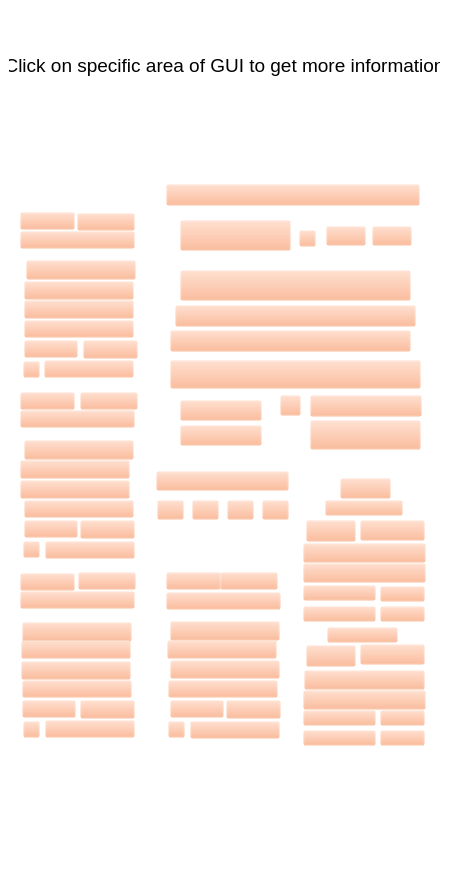
   <widget class="caFrame" name="caframe_4">
    <property name="geometry">
     <rect>
      <x>310</x>
      <y>0</y>
      <width>451</width>
      <height>871</height>
     </rect>
    </property>
    <property name="styleSheet">
     <string notr="true">background-color: rgba(255, 170, 127, 0); color: rgba(0, 0, 0, 255);</string>
    </property>
    <widget class="caMessageButton" name="camessagebutton_63">
     <property name="geometry">
      <rect>
       <x>20</x>
       <y>212</y>
       <width>55</width>
       <height>18</height>
      </rect>
     </property>
     <property name="styleSheet">
      <string notr="true">background-color: rgba(255, 170, 127, 0); color: rgba(0, 0, 0, 255);</string>
     </property>
    </widget>
    <widget class="caMessageButton" name="camessagebutton_27">
     <property name="geometry">
      <rect>
       <x>77</x>
       <y>213</y>
       <width>58</width>
       <height>18</height>
      </rect>
     </property>
     <property name="styleSheet">
      <string notr="true">background-color: rgba(255, 170, 127, 0); color: rgba(0, 0, 0, 255);</string>
     </property>
    </widget>
    <widget class="caMessageButton" name="camessagebutton_28">
     <property name="geometry">
      <rect>
       <x>20</x>
       <y>231</y>
       <width>115</width>
       <height>18</height>
      </rect>
     </property>
     <property name="styleSheet">
      <string notr="true">background-color: rgba(255, 170, 127, 0); color: rgba(0, 0, 0, 255);</string>
     </property>
    </widget>
    <widget class="caMessageButton" name="camessagebutton_29">
     <property name="geometry">
      <rect>
       <x>26</x>
       <y>260</y>
       <width>110</width>
       <height>20</height>
      </rect>
     </property>
     <property name="styleSheet">
      <string notr="true">background-color: rgba(255, 170, 127, 0); color: rgba(0, 0, 0, 255);</string>
     </property>
    </widget>
    <widget class="caMessageButton" name="camessagebutton_30">
     <property name="geometry">
      <rect>
       <x>24</x>
       <y>281</y>
       <width>110</width>
       <height>19</height>
      </rect>
     </property>
     <property name="styleSheet">
      <string notr="true">background-color: rgba(255, 170, 127, 0); color: rgba(0, 0, 0, 255);</string>
     </property>
    </widget>
    <widget class="caMessageButton" name="camessagebutton_31">
     <property name="geometry">
      <rect>
       <x>24</x>
       <y>300</y>
       <width>110</width>
       <height>19</height>
      </rect>
     </property>
     <property name="styleSheet">
      <string notr="true">background-color: rgba(255, 170, 127, 0); color: rgba(0, 0, 0, 255);</string>
     </property>
    </widget>
    <widget class="caMessageButton" name="camessagebutton_32">
     <property name="geometry">
      <rect>
       <x>24</x>
       <y>320</y>
       <width>110</width>
       <height>18</height>
      </rect>
     </property>
     <property name="styleSheet">
      <string notr="true">background-color: rgba(255, 170, 127, 0); color: rgba(0, 0, 0, 255);</string>
     </property>
    </widget>
    <widget class="caMessageButton" name="camessagebutton_33">
     <property name="geometry">
      <rect>
       <x>24</x>
       <y>340</y>
       <width>54</width>
       <height>18</height>
      </rect>
     </property>
     <property name="styleSheet">
      <string notr="true">background-color: rgba(255, 170, 127, 0); color: rgba(0, 0, 0, 255);</string>
     </property>
    </widget>
    <widget class="caMessageButton" name="camessagebutton_34">
     <property name="geometry">
      <rect>
       <x>83</x>
       <y>340</y>
       <width>55</width>
       <height>19</height>
      </rect>
     </property>
     <property name="styleSheet">
      <string notr="true">background-color: rgba(255, 170, 127, 0); color: rgba(0, 0, 0, 255);</string>
     </property>
    </widget>
    <widget class="caMessageButton" name="camessagebutton_35">
     <property name="geometry">
      <rect>
       <x>23</x>
       <y>361</y>
       <width>17</width>
       <height>17</height>
      </rect>
     </property>
     <property name="styleSheet">
      <string notr="true">background-color: rgba(255, 170, 127, 0); color: rgba(0, 0, 0, 255);</string>
     </property>
    </widget>
    <widget class="caMessageButton" name="camessagebutton_36">
     <property name="geometry">
      <rect>
       <x>44</x>
       <y>360</y>
       <width>90</width>
       <height>18</height>
      </rect>
     </property>
     <property name="styleSheet">
      <string notr="true">background-color: rgba(255, 170, 127, 0); color: rgba(0, 0, 0, 255);</string>
     </property>
    </widget>
    <widget class="caMessageButton" name="camessagebutton_64">
     <property name="geometry">
      <rect>
       <x>20</x>
       <y>392</y>
       <width>55</width>
       <height>18</height>
      </rect>
     </property>
     <property name="styleSheet">
      <string notr="true">background-color: rgba(255, 170, 127, 0); color: rgba(0, 0, 0, 255);</string>
     </property>
    </widget>
    <widget class="caMessageButton" name="camessagebutton_45">
     <property name="geometry">
      <rect>
       <x>80</x>
       <y>392</y>
       <width>58</width>
       <height>18</height>
      </rect>
     </property>
     <property name="styleSheet">
      <string notr="true">background-color: rgba(255, 170, 127, 0); color: rgba(0, 0, 0, 255);</string>
     </property>
    </widget>
    <widget class="caMessageButton" name="camessagebutton_46">
     <property name="geometry">
      <rect>
       <x>20</x>
       <y>410</y>
       <width>115</width>
       <height>18</height>
      </rect>
     </property>
     <property name="styleSheet">
      <string notr="true">background-color: rgba(255, 170, 127, 0); color: rgba(0, 0, 0, 255);</string>
     </property>
    </widget>
    <widget class="caMessageButton" name="camessagebutton_47">
     <property name="geometry">
      <rect>
       <x>24</x>
       <y>440</y>
       <width>110</width>
       <height>20</height>
      </rect>
     </property>
     <property name="styleSheet">
      <string notr="true">background-color: rgba(255, 170, 127, 0); color: rgba(0, 0, 0, 255);</string>
     </property>
    </widget>
    <widget class="caMessageButton" name="camessagebutton_48">
     <property name="geometry">
      <rect>
       <x>20</x>
       <y>460</y>
       <width>110</width>
       <height>19</height>
      </rect>
     </property>
     <property name="styleSheet">
      <string notr="true">background-color: rgba(255, 170, 127, 0); color: rgba(0, 0, 0, 255);</string>
     </property>
    </widget>
    <widget class="caMessageButton" name="camessagebutton_49">
     <property name="geometry">
      <rect>
       <x>20</x>
       <y>480</y>
       <width>110</width>
       <height>19</height>
      </rect>
     </property>
     <property name="styleSheet">
      <string notr="true">background-color: rgba(255, 170, 127, 0); color: rgba(0, 0, 0, 255);</string>
     </property>
    </widget>
    <widget class="caMessageButton" name="camessagebutton_50">
     <property name="geometry">
      <rect>
       <x>24</x>
       <y>500</y>
       <width>110</width>
       <height>18</height>
      </rect>
     </property>
     <property name="styleSheet">
      <string notr="true">background-color: rgba(255, 170, 127, 0); color: rgba(0, 0, 0, 255);</string>
     </property>
    </widget>
    <widget class="caMessageButton" name="camessagebutton_51">
     <property name="geometry">
      <rect>
       <x>24</x>
       <y>520</y>
       <width>54</width>
       <height>18</height>
      </rect>
     </property>
     <property name="styleSheet">
      <string notr="true">background-color: rgba(255, 170, 127, 0); color: rgba(0, 0, 0, 255);</string>
     </property>
    </widget>
    <widget class="caMessageButton" name="camessagebutton_52">
     <property name="geometry">
      <rect>
       <x>80</x>
       <y>520</y>
       <width>55</width>
       <height>19</height>
      </rect>
     </property>
     <property name="styleSheet">
      <string notr="true">background-color: rgba(255, 170, 127, 0); color: rgba(0, 0, 0, 255);</string>
     </property>
    </widget>
    <widget class="caMessageButton" name="camessagebutton_53">
     <property name="geometry">
      <rect>
       <x>23</x>
       <y>541</y>
       <width>17</width>
       <height>17</height>
      </rect>
     </property>
     <property name="styleSheet">
      <string notr="true">background-color: rgba(255, 170, 127, 0); color: rgba(0, 0, 0, 255);</string>
     </property>
    </widget>
    <widget class="caMessageButton" name="camessagebutton_54">
     <property name="geometry">
      <rect>
       <x>45</x>
       <y>541</y>
       <width>90</width>
       <height>18</height>
      </rect>
     </property>
     <property name="styleSheet">
      <string notr="true">background-color: rgba(255, 170, 127, 0); color: rgba(0, 0, 0, 255);</string>
     </property>
    </widget>
    <widget class="caMessageButton" name="camessagebutton_65">
     <property name="geometry">
      <rect>
       <x>20</x>
       <y>573</y>
       <width>55</width>
       <height>18</height>
      </rect>
     </property>
     <property name="styleSheet">
      <string notr="true">background-color: rgba(255, 170, 127, 0); color: rgba(0, 0, 0, 255);</string>
     </property>
    </widget>
    <widget class="caMessageButton" name="camessagebutton_66">
     <property name="geometry">
      <rect>
       <x>166</x>
       <y>572</y>
       <width>55</width>
       <height>18</height>
      </rect>
     </property>
     <property name="styleSheet">
      <string notr="true">background-color: rgba(255, 170, 127, 0); color: rgba(0, 0, 0, 255);</string>
     </property>
    </widget>
    <widget class="caMessageButton" name="camessagebutton_55">
     <property name="geometry">
      <rect>
       <x>78</x>
       <y>572</y>
       <width>58</width>
       <height>18</height>
      </rect>
     </property>
     <property name="styleSheet">
      <string notr="true">background-color: rgba(255, 170, 127, 0); color: rgba(0, 0, 0, 255);</string>
     </property>
    </widget>
    <widget class="caMessageButton" name="camessagebutton_56">
     <property name="geometry">
      <rect>
       <x>220</x>
       <y>572</y>
       <width>58</width>
       <height>18</height>
      </rect>
     </property>
     <property name="styleSheet">
      <string notr="true">background-color: rgba(255, 170, 127, 0); color: rgba(0, 0, 0, 255);</string>
     </property>
    </widget>
    <widget class="caMessageButton" name="camessagebutton_57">
     <property name="geometry">
      <rect>
       <x>20</x>
       <y>591</y>
       <width>115</width>
       <height>18</height>
      </rect>
     </property>
     <property name="styleSheet">
      <string notr="true">background-color: rgba(255, 170, 127, 0); color: rgba(0, 0, 0, 255);</string>
     </property>
    </widget>
    <widget class="caMessageButton" name="camessagebutton_58">
     <property name="geometry">
      <rect>
       <x>166</x>
       <y>592</y>
       <width>115</width>
       <height>18</height>
      </rect>
     </property>
     <property name="styleSheet">
      <string notr="true">background-color: rgba(255, 170, 127, 0); color: rgba(0, 0, 0, 255);</string>
     </property>
    </widget>
    <widget class="caMessageButton" name="camessagebutton_59">
     <property name="geometry">
      <rect>
       <x>22</x>
       <y>622</y>
       <width>110</width>
       <height>20</height>
      </rect>
     </property>
     <property name="styleSheet">
      <string notr="true">background-color: rgba(255, 170, 127, 0); color: rgba(0, 0, 0, 255);</string>
     </property>
    </widget>
    <widget class="caMessageButton" name="camessagebutton_60">
     <property name="geometry">
      <rect>
       <x>170</x>
       <y>621</y>
       <width>110</width>
       <height>20</height>
      </rect>
     </property>
     <property name="styleSheet">
      <string notr="true">background-color: rgba(255, 170, 127, 0); color: rgba(0, 0, 0, 255);</string>
     </property>
    </widget>
    <widget class="caMessageButton" name="camessagebutton_61">
     <property name="geometry">
      <rect>
       <x>21</x>
       <y>640</y>
       <width>110</width>
       <height>19</height>
      </rect>
     </property>
     <property name="styleSheet">
      <string notr="true">background-color: rgba(255, 170, 127, 0); color: rgba(0, 0, 0, 255);</string>
     </property>
    </widget>
    <widget class="caMessageButton" name="camessagebutton_62">
     <property name="geometry">
      <rect>
       <x>167</x>
       <y>640</y>
       <width>110</width>
       <height>19</height>
      </rect>
     </property>
     <property name="styleSheet">
      <string notr="true">background-color: rgba(255, 170, 127, 0); color: rgba(0, 0, 0, 255);</string>
     </property>
    </widget>
    <widget class="caMessageButton" name="camessagebutton_67">
     <property name="geometry">
      <rect>
       <x>21</x>
       <y>661</y>
       <width>110</width>
       <height>19</height>
      </rect>
     </property>
     <property name="styleSheet">
      <string notr="true">background-color: rgba(255, 170, 127, 0); color: rgba(0, 0, 0, 255);</string>
     </property>
    </widget>
    <widget class="caMessageButton" name="camessagebutton_68">
     <property name="geometry">
      <rect>
       <x>170</x>
       <y>660</y>
       <width>110</width>
       <height>19</height>
      </rect>
     </property>
     <property name="styleSheet">
      <string notr="true">background-color: rgba(255, 170, 127, 0); color: rgba(0, 0, 0, 255);</string>
     </property>
    </widget>
    <widget class="caMessageButton" name="camessagebutton_69">
     <property name="geometry">
      <rect>
       <x>22</x>
       <y>680</y>
       <width>110</width>
       <height>18</height>
      </rect>
     </property>
     <property name="styleSheet">
      <string notr="true">background-color: rgba(255, 170, 127, 0); color: rgba(0, 0, 0, 255);</string>
     </property>
    </widget>
    <widget class="caMessageButton" name="camessagebutton_70">
     <property name="geometry">
      <rect>
       <x>168</x>
       <y>680</y>
       <width>110</width>
       <height>18</height>
      </rect>
     </property>
     <property name="styleSheet">
      <string notr="true">background-color: rgba(255, 170, 127, 0); color: rgba(0, 0, 0, 255);</string>
     </property>
    </widget>
    <widget class="caMessageButton" name="camessagebutton_71">
     <property name="geometry">
      <rect>
       <x>22</x>
       <y>700</y>
       <width>54</width>
       <height>18</height>
      </rect>
     </property>
     <property name="styleSheet">
      <string notr="true">background-color: rgba(255, 170, 127, 0); color: rgba(0, 0, 0, 255);</string>
     </property>
    </widget>
    <widget class="caMessageButton" name="camessagebutton_72">
     <property name="geometry">
      <rect>
       <x>80</x>
       <y>700</y>
       <width>55</width>
       <height>19</height>
      </rect>
     </property>
     <property name="styleSheet">
      <string notr="true">background-color: rgba(255, 170, 127, 0); color: rgba(0, 0, 0, 255);</string>
     </property>
    </widget>
    <widget class="caMessageButton" name="camessagebutton_73">
     <property name="geometry">
      <rect>
       <x>23</x>
       <y>721</y>
       <width>17</width>
       <height>17</height>
      </rect>
     </property>
     <property name="styleSheet">
      <string notr="true">background-color: rgba(255, 170, 127, 0); color: rgba(0, 0, 0, 255);</string>
     </property>
    </widget>
    <widget class="caMessageButton" name="camessagebutton_74">
     <property name="geometry">
      <rect>
       <x>45</x>
       <y>720</y>
       <width>90</width>
       <height>18</height>
      </rect>
     </property>
     <property name="styleSheet">
      <string notr="true">background-color: rgba(255, 170, 127, 0); color: rgba(0, 0, 0, 255);</string>
     </property>
    </widget>
    <widget class="caMessageButton" name="camessagebutton_75">
     <property name="geometry">
      <rect>
       <x>170</x>
       <y>700</y>
       <width>54</width>
       <height>18</height>
      </rect>
     </property>
     <property name="styleSheet">
      <string notr="true">background-color: rgba(255, 170, 127, 0); color: rgba(0, 0, 0, 255);</string>
     </property>
    </widget>
    <widget class="caMessageButton" name="camessagebutton_76">
     <property name="geometry">
      <rect>
       <x>226</x>
       <y>700</y>
       <width>55</width>
       <height>19</height>
      </rect>
     </property>
     <property name="styleSheet">
      <string notr="true">background-color: rgba(255, 170, 127, 0); color: rgba(0, 0, 0, 255);</string>
     </property>
    </widget>
    <widget class="caMessageButton" name="camessagebutton_77">
     <property name="geometry">
      <rect>
       <x>168</x>
       <y>721</y>
       <width>17</width>
       <height>17</height>
      </rect>
     </property>
     <property name="styleSheet">
      <string notr="true">background-color: rgba(255, 170, 127, 0); color: rgba(0, 0, 0, 255);</string>
     </property>
    </widget>
    <widget class="caMessageButton" name="camessagebutton_78">
     <property name="geometry">
      <rect>
       <x>190</x>
       <y>721</y>
       <width>90</width>
       <height>18</height>
      </rect>
     </property>
     <property name="styleSheet">
      <string notr="true">background-color: rgba(255, 170, 127, 0); color: rgba(0, 0, 0, 255);</string>
     </property>
    </widget>
    <widget class="caMessageButton" name="camessagebutton_79">
     <property name="geometry">
      <rect>
       <x>156</x>
       <y>471</y>
       <width>133</width>
       <height>20</height>
      </rect>
     </property>
     <property name="styleSheet">
      <string notr="true">&lt;?xml version=&quot;1.0&quot; encoding=&quot;UTF-8&quot;?&gt;
&lt;ui version=&quot;4.0&quot;&gt;
 &lt;widget name=&quot;__qt_fake_top_level&quot;&gt;
  &lt;widget class=&quot;caMessageButton&quot; name=&quot;camessagebutton_54&quot;&gt;
   &lt;property name=&quot;geometry&quot;&gt;
    &lt;rect&gt;
     &lt;x&gt;45&lt;/x&gt;
     &lt;y&gt;541&lt;/y&gt;
     &lt;width&gt;90&lt;/width&gt;
     &lt;height&gt;18&lt;/height&gt;
    &lt;/rect&gt;
   &lt;/property&gt;
   &lt;property name=&quot;styleSheet&quot;&gt;
    &lt;string notr=&quot;true&quot;&gt;background-color: rgba(255, 170, 127, 0); color: rgba(0, 0, 0, 255);&lt;/string&gt;
   &lt;/property&gt;
  &lt;/widget&gt;
 &lt;/widget&gt;
 &lt;customwidgets&gt;
  &lt;customwidget&gt;
   &lt;class&gt;caMessageButton&lt;/class&gt;
   &lt;extends&gt;QPushButton&lt;/extends&gt;
   &lt;header&gt;caMessageButton&lt;/header&gt;
  &lt;/customwidget&gt;
 &lt;/customwidgets&gt;
 &lt;resources/&gt;
&lt;/ui&gt;
</string>
     </property>
    </widget>
    <widget class="caMessageButton" name="camessagebutton_80">
     <property name="geometry">
      <rect>
       <x>157</x>
       <y>500</y>
       <width>27</width>
       <height>20</height>
      </rect>
     </property>
     <property name="styleSheet">
      <string notr="true"/>
     </property>
    </widget>
    <widget class="caMessageButton" name="camessagebutton_81">
     <property name="geometry">
      <rect>
       <x>192</x>
       <y>500</y>
       <width>27</width>
       <height>20</height>
      </rect>
     </property>
     <property name="styleSheet">
      <string notr="true"/>
     </property>
    </widget>
    <widget class="caMessageButton" name="camessagebutton_82">
     <property name="geometry">
      <rect>
       <x>227</x>
       <y>500</y>
       <width>27</width>
       <height>20</height>
      </rect>
     </property>
     <property name="styleSheet">
      <string notr="true"/>
     </property>
    </widget>
    <widget class="caMessageButton" name="camessagebutton_83">
     <property name="geometry">
      <rect>
       <x>262</x>
       <y>500</y>
       <width>27</width>
       <height>20</height>
      </rect>
     </property>
     <property name="styleSheet">
      <string notr="true"/>
     </property>
    </widget>
    <widget class="caMessageButton" name="camessagebutton_84">
     <property name="geometry">
      <rect>
       <x>166</x>
       <y>184</y>
       <width>254</width>
       <height>22</height>
      </rect>
     </property>
     <property name="styleSheet">
      <string notr="true"/>
     </property>
    </widget>
    <widget class="caMessageButton" name="camessagebutton_85">
     <property name="geometry">
      <rect>
       <x>180</x>
       <y>220</y>
       <width>111</width>
       <height>31</height>
      </rect>
     </property>
     <property name="styleSheet">
      <string notr="true"/>
     </property>
    </widget>
    <widget class="caMessageButton" name="camessagebutton_86">
     <property name="geometry">
      <rect>
       <x>299</x>
       <y>230</y>
       <width>17</width>
       <height>17</height>
      </rect>
     </property>
     <property name="styleSheet">
      <string notr="true"/>
     </property>
    </widget>
    <widget class="caMessageButton" name="camessagebutton_87">
     <property name="geometry">
      <rect>
       <x>326</x>
       <y>226</y>
       <width>40</width>
       <height>20</height>
      </rect>
     </property>
     <property name="styleSheet">
      <string notr="true"/>
     </property>
    </widget>
    <widget class="caMessageButton" name="camessagebutton_88">
     <property name="geometry">
      <rect>
       <x>372</x>
       <y>226</y>
       <width>40</width>
       <height>20</height>
      </rect>
     </property>
     <property name="styleSheet">
      <string notr="true"/>
     </property>
    </widget>
    <widget class="caMessageButton" name="camessagebutton_89">
     <property name="geometry">
      <rect>
       <x>180</x>
       <y>270</y>
       <width>231</width>
       <height>31</height>
      </rect>
     </property>
     <property name="styleSheet">
      <string notr="true"/>
     </property>
    </widget>
    <widget class="caMessageButton" name="camessagebutton_90">
     <property name="geometry">
      <rect>
       <x>175</x>
       <y>305</y>
       <width>241</width>
       <height>22</height>
      </rect>
     </property>
     <property name="styleSheet">
      <string notr="true"/>
     </property>
    </widget>
    <widget class="caMessageButton" name="camessagebutton_91">
     <property name="geometry">
      <rect>
       <x>170</x>
       <y>330</y>
       <width>241</width>
       <height>22</height>
      </rect>
     </property>
     <property name="styleSheet">
      <string notr="true"/>
     </property>
    </widget>
    <widget class="caMessageButton" name="camessagebutton_92">
     <property name="geometry">
      <rect>
       <x>170</x>
       <y>360</y>
       <width>251</width>
       <height>29</height>
      </rect>
     </property>
     <property name="styleSheet">
      <string notr="true"/>
     </property>
    </widget>
    <widget class="caMessageButton" name="camessagebutton_93">
     <property name="geometry">
      <rect>
       <x>180</x>
       <y>400</y>
       <width>82</width>
       <height>21</height>
      </rect>
     </property>
     <property name="styleSheet">
      <string notr="true"/>
     </property>
    </widget>
    <widget class="caMessageButton" name="camessagebutton_94">
     <property name="geometry">
      <rect>
       <x>180</x>
       <y>425</y>
       <width>82</width>
       <height>21</height>
      </rect>
     </property>
     <property name="styleSheet">
      <string notr="true"/>
     </property>
    </widget>
    <widget class="caMessageButton" name="camessagebutton_95">
     <property name="geometry">
      <rect>
       <x>280</x>
       <y>395</y>
       <width>21</width>
       <height>21</height>
      </rect>
     </property>
     <property name="styleSheet">
      <string notr="true"/>
     </property>
    </widget>
    <widget class="caMessageButton" name="camessagebutton_96">
     <property name="geometry">
      <rect>
       <x>310</x>
       <y>395</y>
       <width>112</width>
       <height>22</height>
      </rect>
     </property>
     <property name="styleSheet">
      <string notr="true"/>
     </property>
    </widget>
    <widget class="caMessageButton" name="camessagebutton_97">
     <property name="geometry">
      <rect>
       <x>310</x>
       <y>420</y>
       <width>111</width>
       <height>30</height>
      </rect>
     </property>
     <property name="styleSheet">
      <string notr="true"/>
     </property>
    </widget>
    <widget class="caMessageButton" name="camessagebutton_98">
     <property name="geometry">
      <rect>
       <x>340</x>
       <y>478</y>
       <width>51</width>
       <height>21</height>
      </rect>
     </property>
     <property name="styleSheet">
      <string notr="true"/>
     </property>
    </widget>
    <widget class="caMessageButton" name="camessagebutton_99">
     <property name="geometry">
      <rect>
       <x>306</x>
       <y>520</y>
       <width>50</width>
       <height>22</height>
      </rect>
     </property>
     <property name="styleSheet">
      <string notr="true"/>
     </property>
    </widget>
    <widget class="caMessageButton" name="camessagebutton_100">
     <property name="geometry">
      <rect>
       <x>306</x>
       <y>645</y>
       <width>50</width>
       <height>22</height>
      </rect>
     </property>
     <property name="styleSheet">
      <string notr="true"/>
     </property>
    </widget>
    <widget class="caMessageButton" name="camessagebutton_101">
     <property name="geometry">
      <rect>
       <x>325</x>
       <y>500</y>
       <width>78</width>
       <height>16</height>
      </rect>
     </property>
     <property name="styleSheet">
      <string notr="true"/>
     </property>
    </widget>
    <widget class="caMessageButton" name="camessagebutton_102">
     <property name="geometry">
      <rect>
       <x>327</x>
       <y>627</y>
       <width>71</width>
       <height>16</height>
      </rect>
     </property>
     <property name="styleSheet">
      <string notr="true"/>
     </property>
    </widget>
    <widget class="caMessageButton" name="camessagebutton_103">
     <property name="geometry">
      <rect>
       <x>360</x>
       <y>520</y>
       <width>65</width>
       <height>21</height>
      </rect>
     </property>
     <property name="styleSheet">
      <string notr="true"/>
     </property>
    </widget>
    <widget class="caMessageButton" name="camessagebutton_104">
     <property name="geometry">
      <rect>
       <x>360</x>
       <y>644</y>
       <width>65</width>
       <height>21</height>
      </rect>
     </property>
     <property name="styleSheet">
      <string notr="true"/>
     </property>
    </widget>
    <widget class="caMessageButton" name="camessagebutton_105">
     <property name="geometry">
      <rect>
       <x>303</x>
       <y>543</y>
       <width>123</width>
       <height>20</height>
      </rect>
     </property>
     <property name="styleSheet">
      <string notr="true"/>
     </property>
    </widget>
    <widget class="caMessageButton" name="camessagebutton_106">
     <property name="geometry">
      <rect>
       <x>304</x>
       <y>670</y>
       <width>121</width>
       <height>20</height>
      </rect>
     </property>
     <property name="styleSheet">
      <string notr="true"/>
     </property>
    </widget>
    <widget class="caMessageButton" name="camessagebutton_107">
     <property name="geometry">
      <rect>
       <x>303</x>
       <y>563</y>
       <width>123</width>
       <height>20</height>
      </rect>
     </property>
     <property name="styleSheet">
      <string notr="true"/>
     </property>
    </widget>
    <widget class="caMessageButton" name="camessagebutton_108">
     <property name="geometry">
      <rect>
       <x>303</x>
       <y>690</y>
       <width>123</width>
       <height>20</height>
      </rect>
     </property>
     <property name="styleSheet">
      <string notr="true"/>
     </property>
    </widget>
    <widget class="caMessageButton" name="camessagebutton_109">
     <property name="geometry">
      <rect>
       <x>303</x>
       <y>585</y>
       <width>73</width>
       <height>16</height>
      </rect>
     </property>
     <property name="styleSheet">
      <string notr="true"/>
     </property>
    </widget>
    <widget class="caMessageButton" name="camessagebutton_110">
     <property name="geometry">
      <rect>
       <x>380</x>
       <y>586</y>
       <width>45</width>
       <height>16</height>
      </rect>
     </property>
     <property name="styleSheet">
      <string notr="true"/>
     </property>
    </widget>
    <widget class="caMessageButton" name="camessagebutton_111">
     <property name="geometry">
      <rect>
       <x>303</x>
       <y>606</y>
       <width>73</width>
       <height>16</height>
      </rect>
     </property>
     <property name="styleSheet">
      <string notr="true"/>
     </property>
    </widget>
    <widget class="caMessageButton" name="camessagebutton_112">
     <property name="geometry">
      <rect>
       <x>380</x>
       <y>606</y>
       <width>45</width>
       <height>16</height>
      </rect>
     </property>
     <property name="styleSheet">
      <string notr="true"/>
     </property>
    </widget>
    <widget class="caMessageButton" name="camessagebutton_113">
     <property name="geometry">
      <rect>
       <x>303</x>
       <y>710</y>
       <width>73</width>
       <height>16</height>
      </rect>
     </property>
     <property name="styleSheet">
      <string notr="true"/>
     </property>
    </widget>
    <widget class="caMessageButton" name="camessagebutton_114">
     <property name="geometry">
      <rect>
       <x>380</x>
       <y>710</y>
       <width>45</width>
       <height>16</height>
      </rect>
     </property>
     <property name="styleSheet">
      <string notr="true"/>
     </property>
    </widget>
    <widget class="caMessageButton" name="camessagebutton_115">
     <property name="geometry">
      <rect>
       <x>303</x>
       <y>730</y>
       <width>73</width>
       <height>16</height>
      </rect>
     </property>
     <property name="styleSheet">
      <string notr="true"/>
     </property>
    </widget>
    <widget class="caMessageButton" name="camessagebutton_116">
     <property name="geometry">
      <rect>
       <x>380</x>
       <y>730</y>
       <width>45</width>
       <height>16</height>
      </rect>
     </property>
     <property name="styleSheet">
      <string notr="true"/>
     </property>
    </widget>
    <widget class="caLabel" name="calabel_171">
     <property name="geometry">
      <rect>
       <x>9</x>
       <y>40</y>
       <width>431</width>
       <height>51</height>
      </rect>
     </property>
     <property name="font">
      <font>
       <pointsize>14</pointsize>
      </font>
     </property>
     <property name="text">
      <string>Click on specific area of GUI to get more information</string>
     </property>
     <property name="alignment">
      <set>Qt::AlignCenter</set>
     </property>
    </widget>
   </widget>
